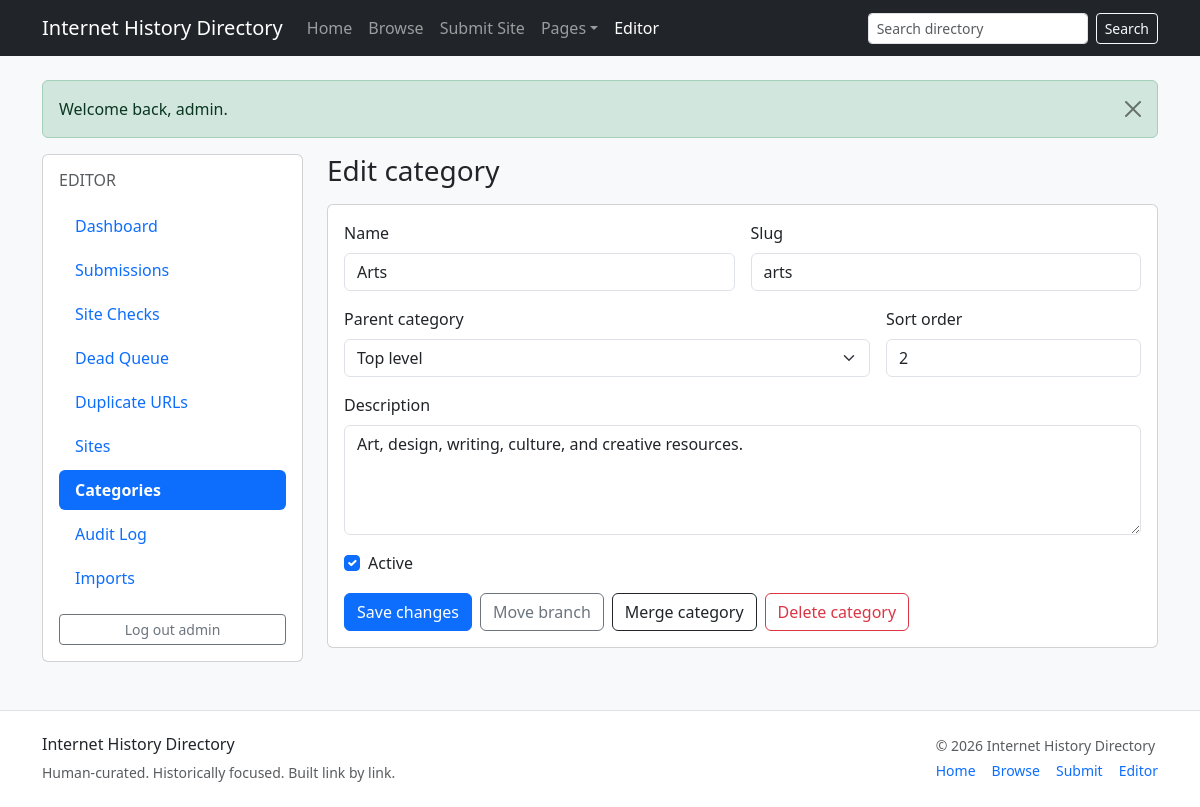
The page /editor/categories/2/edit (signed in) on the database its author committed.
### tables this page shows
CREATE TABLE categories (
    id INT UNSIGNED AUTO_INCREMENT PRIMARY KEY,
    parent_id INT UNSIGNED NULL,
    slug VARCHAR(150) NOT NULL,
    path VARCHAR(500) NOT NULL,
    name VARCHAR(150) NOT NULL,
    description TEXT NULL,
    sort_order INT NOT NULL DEFAULT 0,
    is_active TINYINT(1) NOT NULL DEFAULT 1,
    is_featured TINYINT(1) NOT NULL DEFAULT 0,
    source_type ENUM('manual','dmoz_import') NOT NULL DEFAULT 'manual',
    source_key VARCHAR(255) NULL,
    import_batch_id INT UNSIGNED NULL,
    created_at DATETIME NOT NULL DEFAULT CURRENT_TIMESTAMP,
    updated_at DATETIME NOT NULL DEFAULT CURRENT_TIMESTAMP,
    CONSTRAINT fk_categories_parent FOREIGN KEY (parent_id) REFERENCES categories(id) ON DELETE SET NULL,
    UNIQUE KEY uq_categories_path (path(191)),
    KEY idx_categories_parent (parent_id),
    KEY idx_categories_slug (slug),
    KEY idx_categories_import_batch (import_batch_id)
);

### app/Core/Controller.php (called while the page is built, shortened)
<?php
class Controller
{
    protected function view(string $view, array $data = []): void
    {
        $data['headerSearchQuery'] = $data['headerSearchQuery'] ?? trim((string) ($_GET['q'] ?? ''));
        extract($data, EXTR_SKIP);
        $viewFile = dirname(__DIR__) . '/Views/' . $view . '.php';
        require dirname(__DIR__) . '/Views/layouts/header.php';
        require $viewFile;
        require dirname(__DIR__) . '/Views/layouts/footer.php';
    }
}

### app/Controllers/EditorCategoryController.php (called while the page is built, shortened)
<?php
class EditorCategoryController extends Controller
{
    public function edit(int $id): void
    {
        $categoryModel = new Category($this->db);
        $category = $categoryModel->findById($id);
        $this->view('editor/categories/edit', [
            'pageTitle' => 'Edit Category',
            'category' => $category,
            'categories' => $categoryModel->allActive(),
        ]);
    }
}

### public/index.php (called while the page is built, shortened)
<?php
$basePath = dirname(__DIR__);
spl_autoload_register(function (string $class) use ($basePath) {
    $prefix = 'App\\';
    $relative = substr($class, strlen($prefix));
    $file = $basePath . '/app/' . str_replace('\\', '/', $relative) . '.php';
});
require $basePath . '/app/helpers.php';
$appConfig = require $basePath . '/config/app.php';
$dbConfig = require $basePath . '/config/database.php';
$db = new App\Core\Database($dbConfig);
$router = new App\Core\Router();
$router->dispatch($_SERVER['REQUEST_METHOD'], $_SERVER['REQUEST_URI'], $db, $appConfig);

### app/Models/Category.php (called while the page is built, shortened)
<?php
class Category
{
    protected Database $db;
    public function __construct(Database $db)
    {
        $this->db = $db;
    }
    public function allActive(): array
    {
        return $this->db->fetchAll(
            'SELECT * FROM categories WHERE is_active = 1 ORDER BY path ASC'
        );
    }
    public function find(int $id): ?array
    {
        return $this->db->fetch(
            'SELECT * FROM categories WHERE id = ?',
            [$id]
        ) ?: null;
    }
    public function findById(int $id): ?array
    {
        return $this->find($id);
    }
}

### app/Core/Database.php (called while the page is built, shortened)
<?php
class Database
{
    private PDO $pdo;
    public function __construct(array $config)
    {
        $dsn = sprintf(
            'mysql:host=%s;port=%d;dbname=%s;charset=%s',
            $config['host'],
            $config['port'],
            $config['database'],
            $config['charset']
        );
        $this->pdo = new PDO($dsn, $config['username'], $config['password'], [
            PDO::ATTR_ERRMODE => PDO::ERRMODE_EXCEPTION,
            PDO::ATTR_DEFAULT_FETCH_MODE => PDO::FETCH_ASSOC,
        ]);
    }
    public function query(string $sql, array $params = []): PDOStatement
    {
        $stmt = $this->pdo->prepare($sql);
        $stmt->execute($params);
        return $stmt;
    }
    public function fetch(string $sql, array $params = []): ?array
    {
        $row = $this->query($sql, $params)->fetch();
        return $row ?: null;
    }
    public function fetchAll(string $sql, array $params = []): array
    {
        return $this->query($sql, $params)->fetchAll();
    }
}

### app/helpers.php (called while the page is built, shortened)
<?php
function config(string $key, $default = null)
{
    $config = $GLOBALS['app_config'] ?? [];
    return $config[$key] ?? $default;
}
function e(?string $value): string
{
    return htmlspecialchars((string) $value, ENT_QUOTES, 'UTF-8');
}
function base_url(string $path = ''): string
{
    $base = rtrim((string) config('base_url', ''), '/');
    $path = '/' . ltrim($path, '/');
    if ($base === '') {
        return $path;
    }
    return $base . $path;
}

### app/Views/editor/categories/edit.php (the view, shortened to what this page needs)
<div class="row g-4">
    <div class="col-lg-3"><?php require __DIR__ . '/../../layouts/editor_nav.php'; ?></div>
    <div class="col-lg-9">
        <h1 class="h3 mb-3">Edit category</h1>
        <div class="card"><div class="card-body">
            <form method="post" action="<?= e(base_url('/editor/categories/' . $category['id'] . '/update')) ?>" class="row g-3">
                <div class="col-md-6"><label class="form-label">Name</label><input class="form-control" type="text" name="name" required value="<?= e($category['name']) ?>"></div>
                <div class="col-md-6"><label class="form-label">Slug</label><input class="form-control" type="text" name="slug" value="<?= e($category['slug']) ?>"></div>
                <div class="col-md-8"><label class="form-label">Parent category</label><select class="form-select" name="parent_id"><option value="">Top level</option></select></div>
                <div class="col-md-4"><label class="form-label">Sort order</label><input class="form-control" type="number" name="sort_order" value="<?= (int) $category['sort_order'] ?>"></div>
                <div class="col-12"><label class="form-label">Description</label><textarea class="form-control" name="description" rows="4"><?= e($category['description']) ?></textarea></div>
                <div class="col-12"><div class="form-check"><input class="form-check-input" type="checkbox" name="is_active" id="is_active" <?= (int) $category['is_active'] === 1 ? 'checked' : '' ?>><label class="form-check-label" for="is_active">Active</label></div></div>
                <div class="col-12 d-flex gap-2 flex-wrap"><button class="btn btn-primary" type="submit">Save changes</button><a class="btn btn-outline-secondary" href="<?= e(base_url('/editor/categories/' . $category['id'] . '/move')) ?>">Move branch</a><a class="btn btn-outline-dark" href="<?= e(base_url('/editor/categories/' . $category['id'] . '/merge')) ?>">Merge category</a><a class="btn btn-outline-danger" href="<?= e(base_url('/editor/categories/' . $category['id'] . '/delete')) ?>">Delete category</a></div>
            </form>
        </div></div>
    </div>
</div>

### app/Core/Router.php (shortened to what this page needs)
<?php
class Router
{
    private array $routes = [];
    private function addRoute(string $method, string $pattern, array $handler): void
    {
        $this->routes[] = compact('method', 'pattern', 'handler');
    }
    public function dispatch(string $method, string $uri, Database $db, array $appConfig): void
    {
        $path = parse_url($uri, PHP_URL_PATH) ?: '/';
        foreach ($this->routes as $route) {
            if ($route['method'] !== strtoupper($method)) {
                continue;
            }
            $params = $this->match($route['pattern'], $path);
            if ($params === null) {
                continue;
            }
            [$controllerClass, $action] = $route['handler'];
            $controller = new $controllerClass($db, $appConfig);
            $controller->$action(...array_values($params));
            return;
        }
    }
    private function match(string $pattern, string $path): ?array
    {
        $regex = preg_replace_callback('/\{([a-zA-Z_][a-zA-Z0-9_]*)(:([^}]+))?\}/', function ($matches) {
            $name = $matches[1];
            $subPattern = $matches[3] ?? '[^/]+';
            return '(?P<' . $name . '>' . $subPattern . ')';
        }, $pattern);
        $regex = '#^' . $regex . '$#';
        if (!preg_match($regex, $path, $matches)) {
            return null;
        }
        $params = [];
        foreach ($matches as $key => $value) {
            if (!is_int($key)) {
                $params[$key] = $value;
            }
        }
        return $params;
    }
}

### public/assets/css/app.css (style rules this page uses)
body { min-height: 100vh; }

### rows shown on the page
categories: name "Arts", slug "arts", sort_order "2", description "Art, design, writing, culture, and creative resources.", is_active "☑"
